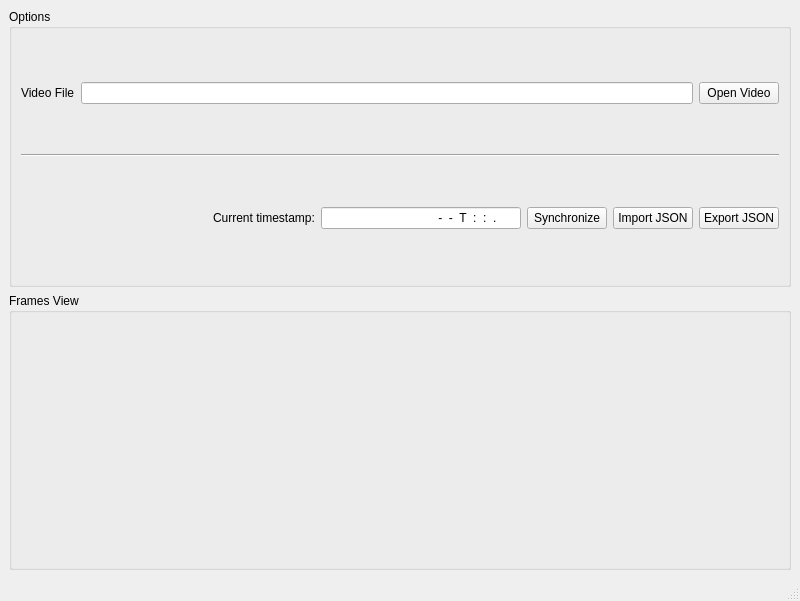
<?xml version="1.0" encoding="UTF-8"?>
<ui version="4.0">
 <class>mainWindow</class>
 <widget class="QMainWindow" name="mainWindow">
  <property name="geometry">
   <rect>
    <x>0</x>
    <y>0</y>
    <width>800</width>
    <height>601</height>
   </rect>
  </property>
  <property name="windowTitle">
   <string>Frame Temporal Synchronization</string>
  </property>
  <property name="windowIcon">
   <iconset resource="../res/vsdt.qrc">
    <normaloff>:/icons/frame_timestamp.png</normaloff>:/icons/frame_timestamp.png</iconset>
  </property>
  <widget class="QWidget" name="centralwidget">
   <layout class="QVBoxLayout" name="verticalLayout">
    <item>
     <widget class="QGroupBox" name="optionsGroupBox">
      <property name="title">
       <string>Options</string>
      </property>
      <layout class="QVBoxLayout" name="verticalLayout_2">
       <item>
        <layout class="QHBoxLayout" name="openVideoLayout">
         <item>
          <widget class="QLabel" name="videoFileLabel">
           <property name="text">
            <string>Video File</string>
           </property>
          </widget>
         </item>
         <item>
          <widget class="QLineEdit" name="videoFileField">
           <property name="enabled">
            <bool>true</bool>
           </property>
           <property name="readOnly">
            <bool>true</bool>
           </property>
          </widget>
         </item>
         <item>
          <widget class="QPushButton" name="openVideoButton">
           <property name="text">
            <string>Open Video</string>
           </property>
           <property name="icon">
            <iconset resource="../res/vsdt.qrc">
             <normaloff>:/icons/open.png</normaloff>:/icons/open.png</iconset>
           </property>
          </widget>
         </item>
        </layout>
       </item>
       <item>
        <widget class="Line" name="line">
         <property name="orientation">
          <enum>Qt::Horizontal</enum>
         </property>
        </widget>
       </item>
       <item>
        <layout class="QHBoxLayout" name="syncLayout">
         <item>
          <spacer name="horizontalSpacer">
           <property name="orientation">
            <enum>Qt::Horizontal</enum>
           </property>
           <property name="sizeHint" stdset="0">
            <size>
             <width>40</width>
             <height>20</height>
            </size>
           </property>
          </spacer>
         </item>
         <item>
          <widget class="QLabel" name="currentTimestampLabel">
           <property name="text">
            <string>Current timestamp:</string>
           </property>
          </widget>
         </item>
         <item>
          <widget class="QLineEdit" name="currentTimestampField">
           <property name="minimumSize">
            <size>
             <width>200</width>
             <height>0</height>
            </size>
           </property>
           <property name="maximumSize">
            <size>
             <width>200</width>
             <height>16777215</height>
            </size>
           </property>
           <property name="inputMask">
            <string>9999-99-99T99:99:99.999999</string>
           </property>
           <property name="alignment">
            <set>Qt::AlignRight|Qt::AlignTrailing|Qt::AlignVCenter</set>
           </property>
          </widget>
         </item>
         <item>
          <widget class="QPushButton" name="syncButton">
           <property name="text">
            <string>Synchronize</string>
           </property>
           <property name="icon">
            <iconset resource="../res/vsdt.qrc">
             <normaloff>:/icons/sinchronize.png</normaloff>:/icons/sinchronize.png</iconset>
           </property>
          </widget>
         </item>
         <item>
          <widget class="QPushButton" name="importButton">
           <property name="text">
            <string>Import JSON</string>
           </property>
           <property name="icon">
            <iconset resource="../res/vsdt.qrc">
             <normaloff>:/icons/import.png</normaloff>:/icons/import.png</iconset>
           </property>
          </widget>
         </item>
         <item>
          <widget class="QPushButton" name="exportButton">
           <property name="text">
            <string>Export JSON</string>
           </property>
           <property name="icon">
            <iconset resource="../res/vsdt.qrc">
             <normaloff>:/icons/export.png</normaloff>:/icons/export.png</iconset>
           </property>
          </widget>
         </item>
        </layout>
       </item>
      </layout>
     </widget>
    </item>
    <item>
     <widget class="QGroupBox" name="framesViewGroupBox">
      <property name="title">
       <string>Frames View</string>
      </property>
      <layout class="QVBoxLayout" name="framesViewGroupVerticalLayout"/>
     </widget>
    </item>
   </layout>
  </widget>
  <widget class="QStatusBar" name="statusbar"/>
 </widget>
 <resources>
  <include location="../res/vsdt.qrc"/>
 </resources>
 <connections/>
</ui>
